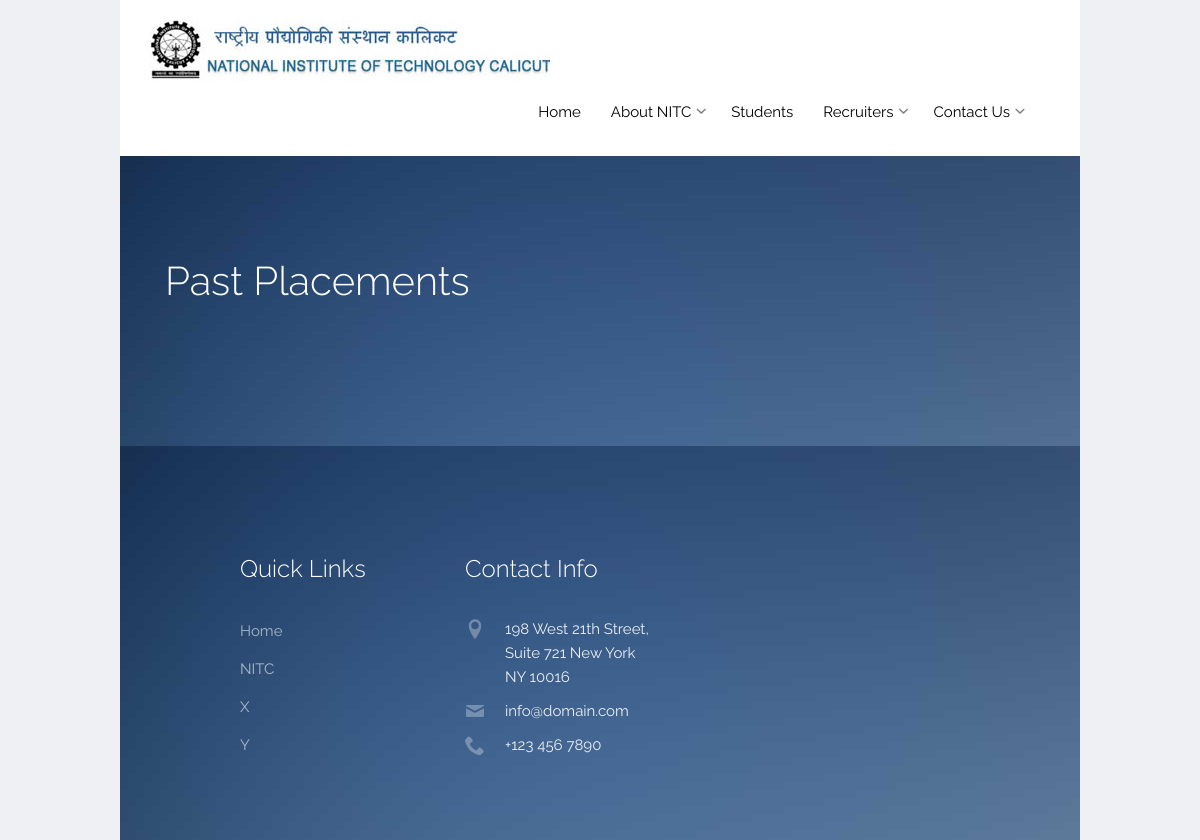
/pastplacements, run on an earlier commit of the app's database.
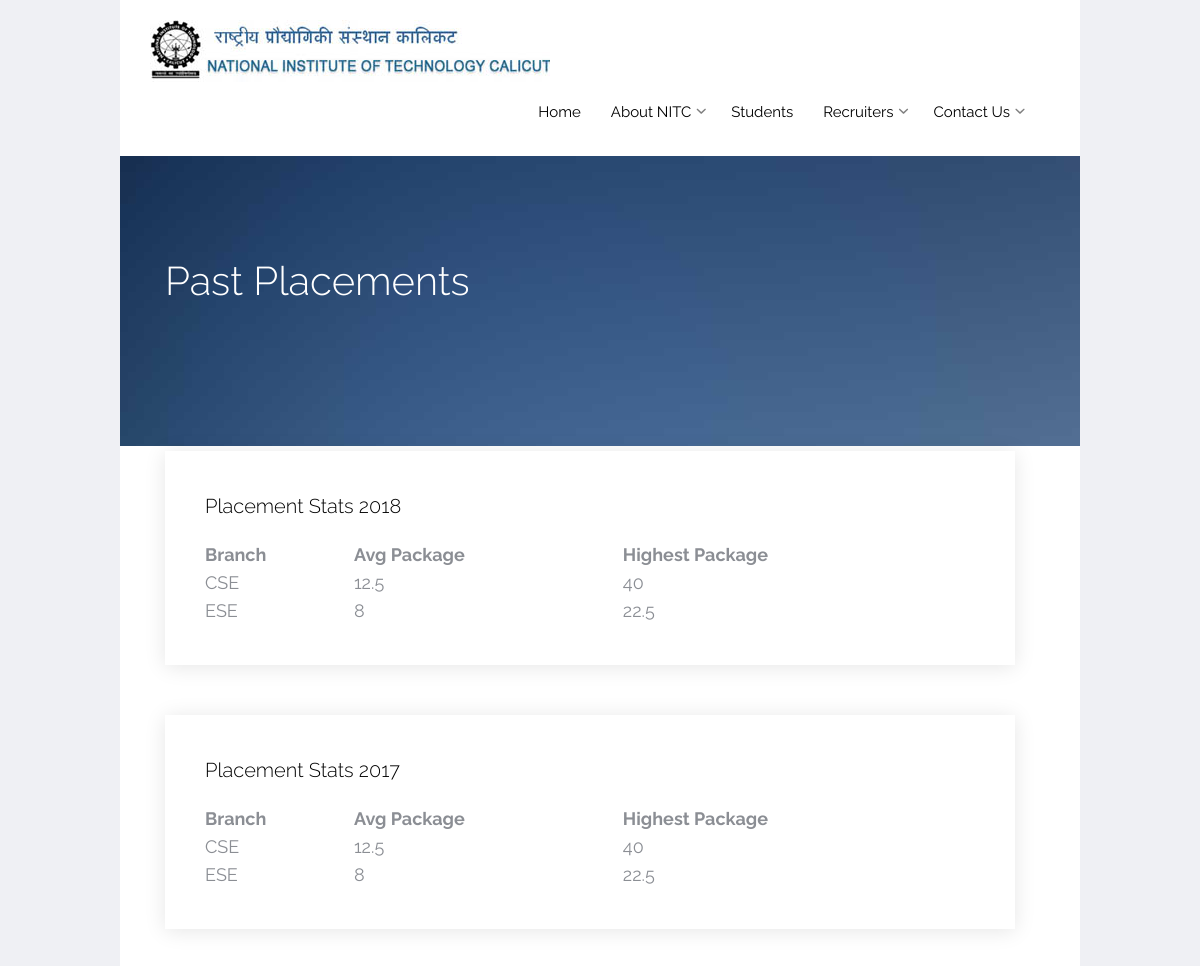
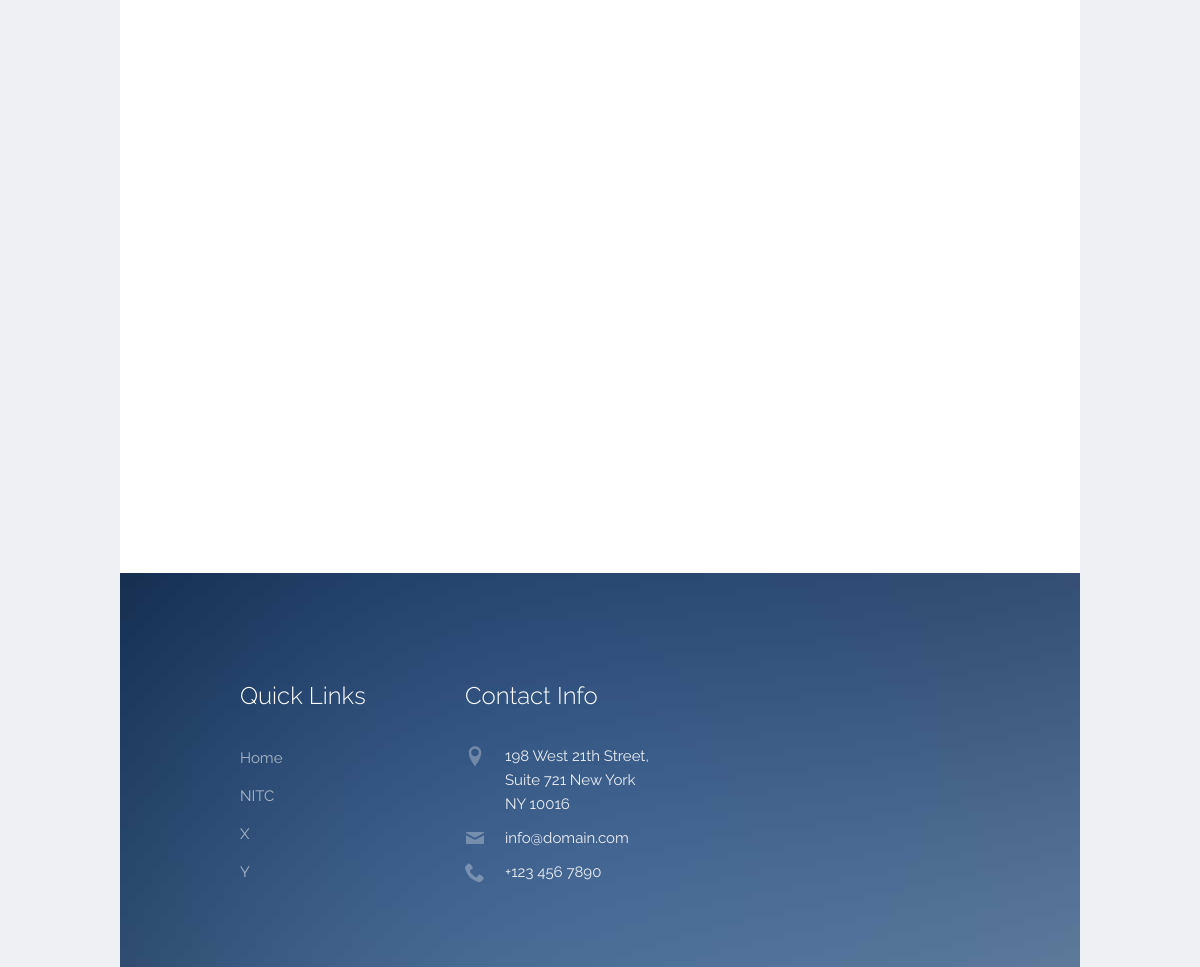
And on a later commit of the database (2 pictures, top to bottom).
### recruiters/models.py (models this page shows, shortened)
class StatsTable(models.Model):
    name=models.CharField(max_length=255, blank=False,unique=True,help_text="Name of the table. Eg. Place Stats 2018")
    content=models.TextField(blank=False,null=False,help_text="HTML content of the table. Make it responsive.")
    number=models.PositiveIntegerField(blank=False,null=False,help_text="Ordering according to this number.")

### recruiters/views.py (the view)
# urls.py: path('pastplacements', views.pastplacements, name='pastplacements'),
def pastplacements(request):
    try:
        files = StatisticsFileUpload.objects.all()
        chartdata=ChartData.objects.all()
        statsdata=StatsTable.objects.all().order_by('number')
        count=files.count()
    except:
        return render(request, 'fail.html')
    return render(request, 'pastplacements.html',locals())

### recruiters/templates/pastplacements.html (shortened to what this page needs)
{% extends "layout.html" %}
{% load static %}
{% block body %}
      <section class="probootstrap-section probootstrap-section-colored"  style="background-image: url({% static 'img/slider_2.jpg' %}) !important">
        <div class="container">
          <div class="row">
            <div class="col-md-12 text-left section-heading probootstrap-animate">
              <h2>Past Placements</h2>
            </div>
          </div>
        </div>
      </section>
     {% for table in statsdata %}
        <section class="probootstrap-section" style="margin-top:100px;">
            <div class="container">
              <div class="row">
                <div class="col-md-12">
                  <div class="probootstrap-flex-block">
                    <div class="probootstrap-text probootstrap-animate " style="width:100%;font-size:18px;">
                        <h3 style="color:black;">{{ table.name }}</h3>
                        {{ table.content | safe }}
                    </div>
                  </div>
                </div>
              </div>
            </div>
          </section>
    {% endfor %}
    {% for chart in chartdata %}
        <section class="probootstrap-section" style="margin-top:100px;">
            <div class="container">
              <div class="row">
                <div class="col-md-12">
                  <div class="probootstrap-flex-block">
                  </div>
                </div>
              </div>
            </div>
          </section>
    {% endfor %}
{% endblock %}

### landing/templates/layout.html (shortened to what this page needs)
<!DOCTYPE html>
<html lang="en">
  <head>
      {% load static %}
    <link rel="stylesheet" href="{% static 'css/styles-merged.css' %}">
    <link rel="stylesheet" href="{% static 'css/style.min.css' %}">
    <link rel="stylesheet" href="{% static 'css/custom.css' %}">
  </head>
  <body>
    <div class="probootstrap-page-wrapper">
      <nav class="navbar navbar-default probootstrap-navbar">
        <div class="container">
          <div class="navbar-header">
            <a class="navbar-brand" href="/" title="NITC">NIT Calicut</a>
          </div>
          <div id="navbar-collapse" class="navbar-collapse collapse">
            <ul class="nav navbar-nav navbar-right">
              <li class="{% block hact %} {% endblock %}"><a href="/">Home</a></li>
              <li class="dropdown">
                <a href="#" data-toggle="dropdown" class="dropdown-toggle">About NITC</a>
              </li>
              <li class="{% block sact %} {% endblock %}"><a href="students">Students</a></li>
              <li class="dropdown">
                <a href="#" data-toggle="dropdown" class="dropdown-toggle">Recruiters</a>
              </li>
              <li class="dropdown">
                <a href="#" data-toggle="dropdown" class="dropdown-toggle">Contact Us</a>
              </li>
            </ul>
          </div>
        </div>
      </nav>
      {% block body %}
      {% endblock %}
      <footer class="probootstrap-footer probootstrap-bg">
          <div class="container">
            <div class="row">
              <div class="col-md-3 col-md-offset-1">
                <div class="probootstrap-footer-widget">
                  <h3>Quick Links</h3>
                  <ul>
                    <li><a href="#">Home</a></li>
                    <li><a href="#">NITC</a></li>
                    <li><a href="#">X</a></li>
                    <li><a href="#">Y</a></li>
                  </ul>
                </div>
              </div>
              <div class="col-md-3 ">
                <div class="probootstrap-footer-widget">
                  <h3>Contact Info</h3>
                  <ul class="probootstrap-contact-info">
                    <li><i class="icon-location2"></i> <span>198 West 21th Street, Suite 721 New York NY 10016</span></li>
                    <li><i class="icon-mail"></i><span>info@domain.com</span></li>
                    <li><i class="icon-phone2"></i><span>+123 456 7890</span></li>
                  </ul>
                </div>
              </div>
                <div class="col-md-3 col-md-offset-1">
                  <div class="probootstrap-footer-widget">
                    <iframe width="320" height="250" frameborder="0" scrolling="no" marginheight="0" marginwidth="0" src="https://maps.google.com/maps?q=NIT+Calicut&amp;ie=UTF8&amp;&amp;output=embed"></iframe><br />
                  </div>
              </div>
            </div>
            </div>
          </div>
  </body>
</html>

What changed in the data, as far as the page shows it:
added StatsTable: name "Placement Stats 2018", content "Branch Avg Package Highest Package CSE 12.5 40 ESE 8 22.5"
added StatsTable: name "Placement Stats 2017", content "Branch Avg Package Highest Package CSE 12.5 40 ESE 8 22.5"
